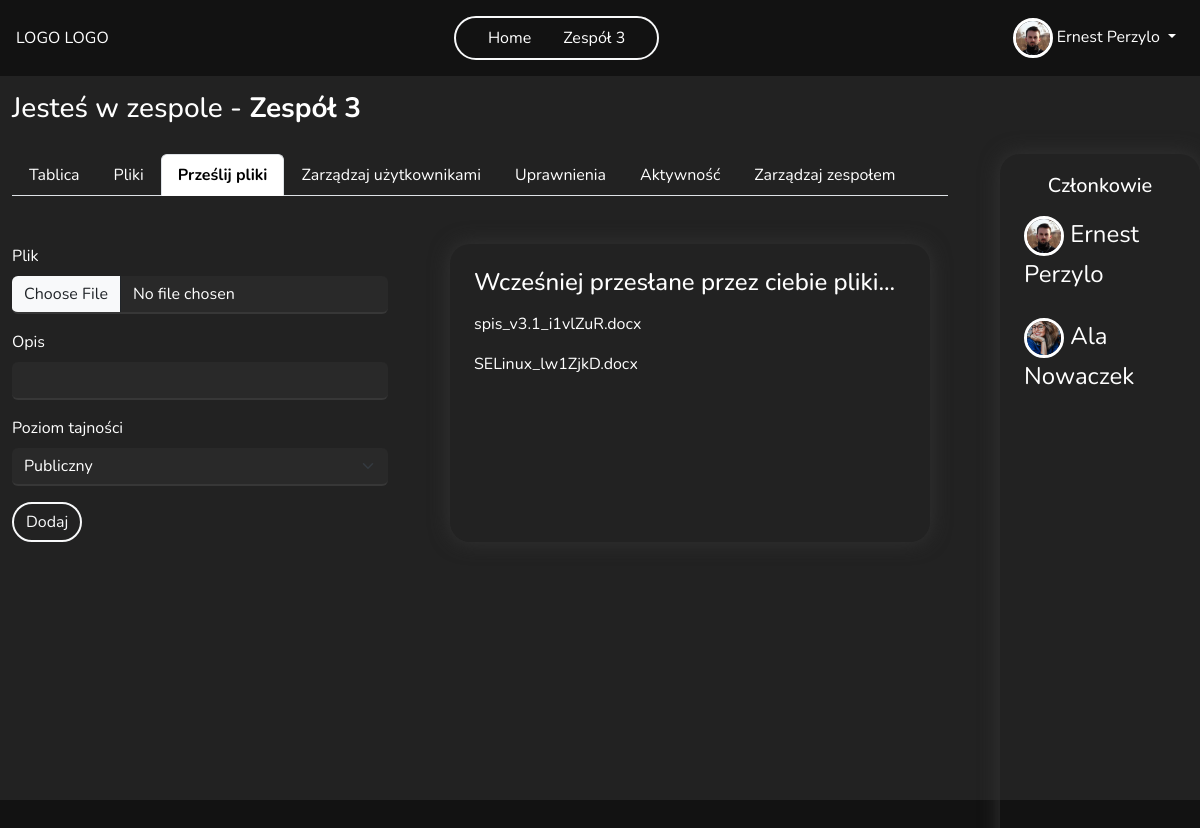
The page /team/5/add_file (signed in) on the database as committed earlier.
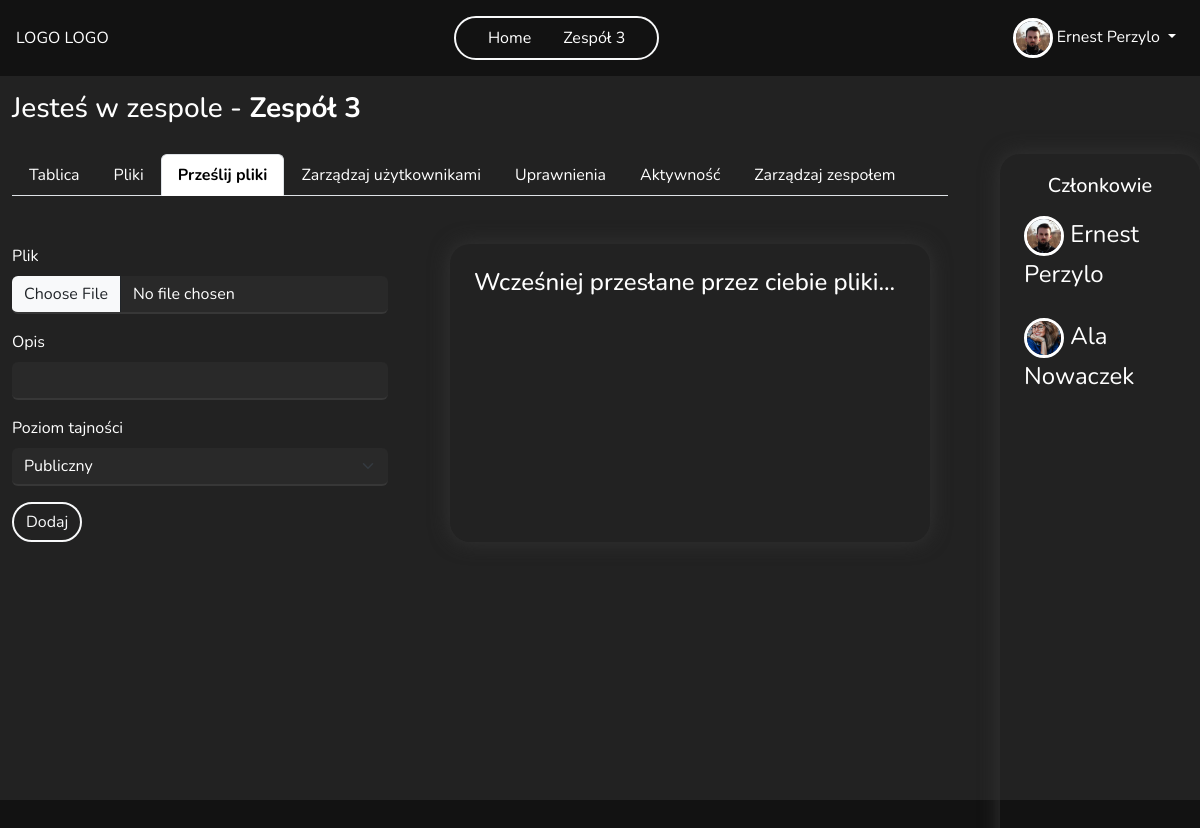
The same page on the database as committed later.
### main/models.py (models this page shows, shortened)
class Team(models.Model):
    name = models.CharField(max_length=255)
    founder = models.ForeignKey(User, on_delete=models.CASCADE, related_name='team_founder')
    members = models.ManyToManyField(User, through='TeamMembership', related_name='team_member', blank=True)
    key = models.OneToOneField(Key, on_delete=models.SET_NULL, null=True, blank=True, related_name='team_key', unique=True)
    def get_members(self):
        return TeamMembership.objects.filter(team=self)
    class Meta:
        permissions = [
            ("add_new_member", "Can add new team memeber"),
            ("delete_member", "Can delete team memeber"),
            ("manage_perms", "Can manage all permission in team"),
            ("view_logs", "Can see team logs")
        ]

class File(models.Model):
    PRIVACY_CHOICES = [
        ('public', 'Publiczny'),
        ('confidencial', 'Poufny'),
        ('secret', 'Tajny')
    ]
    class Meta:
        permissions = [
            ('download_file', 'Can download file'),
            ('view_confidencial', 'Can view confidencial files'),
            ('edit_confidencial', 'Can edit confidencial files'),
            ('download_confidencial', 'Can download confidencial files'),
            ('view_secret', 'Can view secret files'),
            ('edit_secret', 'Can edit secret files'),
            ('download_secret', 'Can download secret files'),
        ]
    description = models.CharField(max_length=255)
    author = models.ForeignKey(User, on_delete=models.CASCADE)
    team = models.ForeignKey(Team, on_delete=models.CASCADE)
    file = models.FileField(upload_to=upload_to_team_folder, validators=[CustomFileExtensionValidator(['pdf', 'doc', 'docx'])])
    upload_date = models.DateTimeField(default=timezone.now)
    version = models.SmallIntegerField(default=1)
    last_editor = models.ForeignKey(User, on_delete=models.SET_NULL, null=True, blank=True, related_name='last_edited_files')
    privacy_level = models.CharField(max_length=12, choices=PRIVACY_CHOICES, default='public')
    def get_file_name(self):
        return os.path.basename(self.file.name)
    def download(self, request):
        if self.team.key:
            fernet_team = self.get_team_key()
            encrypt_content = self.file.read()
            decrypted_content = fernet_team.decrypt(encrypt_content)
            mime_type, _ = guess_type(self.file.name)
            response = HttpResponse(decrypted_content, content_type=mime_type)
            response['Content-Disposition'] = f'attachment; filename="{os.path.basename(self.file.name)}"'
        return response

class TeamMembership(models.Model):
    user = models.ForeignKey(User, on_delete=models.CASCADE)
    team = models.ForeignKey(Team, on_delete=models.CASCADE)
    groups = models.ManyToManyField(Group)
    def get_fullname_member(self):
        return f'{self.user.get_full_name()}'

class Profile(models.Model):
    user = models.OneToOneField(User, on_delete=models.CASCADE)
    image = models.ImageField(default='default.jpg', upload_to=UniqueFileName('profile_pics'))
    bio = models.TextField(max_length=500, blank=True, null=True)
    country = CountryField(default = 'PL')
    age = models.PositiveSmallIntegerField(blank=True, null=True)
    phone_number = models.CharField(max_length=20, blank=True, null=True)
    website = models.CharField(max_length=255, blank=True, null=True)
    last_password_change = models.DateTimeField(null=True, blank=True, default=timezone.now)

### main/views.py (the view)
# urls.py: path('team/<int:id>/add_file', views.team_add_file, name='team_add_file'),
@login_required
def team_add_file(request, id):
    team, members = get_team_and_members(id)
    user = request.user
    user_files = File.objects.filter(team=team, author=user)
    if request.user.is_authenticated:
        user = request.user
        user_permissions = get_user_perms(user, team)
    if request.method == 'POST':
        form = AddFileForm(request.POST or None, request.FILES or None)
        if form.is_valid():
            file = form.save(commit=False)
            file.team = team
            file.author = user
            file.save()
            TeamActivityLog.objects.create(user = user, action = f'Dodano plik - {file.get_file_name()} - {file.privacy_level}', team=team)
            return redirect('team_files', id=team.id)
    else:
        form = AddFileForm()
    context = {'team':team, 'form':form, 'user_files':user_files, 'members': members, 'user':user, 'user_permissions':user_permissions}
    return render(request, 'teams/team_add_file.html', context=context)

### main/forms.py
class AddFileForm(ModelForm):
    class Meta:
        model = File
        fields = ['file', 'description', 'privacy_level']
    def __init__(self, *args, **kwargs):
        super().__init__(*args, **kwargs)
        self.fields['file'].label = 'Plik'
        self.fields['description'].label = 'Opis'
        self.fields['privacy_level'].label = 'Poziom tajności'

### main/context_processors.py (called while the page is built)
def user_teams(request):
    if request.user.is_authenticated:
        user_teams = Team.objects.filter(members = request.user)
    else:
        user_teams = None
    return {'user_teams':user_teams}

### main/permission_tools.py (called while the page is built)
def get_user_perms(user, team):
    team_membership = TeamMembership.objects.filter(user=user, team=team).first()
    user_permissions = []
    if team_membership:
        group = team_membership.groups.first()
        if group:
            user_permissions += list(group.permissions.values_list('codename', flat=True))
    return user_permissions

### main/views.py (called while the page is built)
def get_team_and_members(id):
    team = get_object_or_404(Team, pk=id)
    members = team.get_members()
    return team, members

### main/templates/teams/team_add_file.html (shortened to what this page needs)
{% extends "teams/team_board.html" %}
{% load crispy_forms_tags %}
{% block navbar %}
    {% include 'main/navbar.html' %}
{% endblock navbar %}
{% block team-content %}
<div class="row mt-5">
    <div class="col-5">
        <form method="POST" enctype="multipart/form-data">
            {{form|crispy}}
            <button type="submit" class="btn btn-outline-light border-2 rounded-pill">Dodaj</button>
        </form>
    </div>
    <div class="col-6 p-4 my-shadow">
        <h4 class="mb-3">Wcześniej przesłane przez ciebie pliki...</h4>
        <div class="row">
            {% for file in user_files %}
              <p>{{file.get_file_name}}</p>
            {% endfor %}
        </div>
    </div>
</div>
{% endblock %}

### main/templates/teams/team_board.html (shortened to what this page needs)
{% extends "main/base.html" %}
{% load crispy_forms_tags %}
{% block content %}
<div class="container-fluid team-container ">
  <h3 class="mt-3">Jesteś w zespole - <strong>{{team.name}}</strong> </h3>
    <div class="row ">
        <div class="col-10 team-col">
            <ul class="nav nav-tabs">
                <li class="nav-item">
                  <a class="nav-link" aria-current="page" href="{% url 'team_board' team.id %}">Tablica</a>
                </li>
                <li class="nav-item">
                  <a class="nav-link" href="{% url 'team_files' team.id %}">Pliki</a>
                </li>
                <li class="nav-item">
                  <a class="nav-link" href="{% url 'team_add_file' team.id %}">Prześlij pliki</a>
                </li>
                {% if 'delete_member' in user_permissions and 'add_new_member' in user_permissions %}
                  <li class="nav-item">
                    <a class="nav-link" href="{% url 'team_members' team.id %}">Zarządzaj użytkownikami</a>
                  </li>
                {% endif %}
                {% if 'manage_perms' in user_permissions %}
                  <li class="nav-item">
                    <a class="nav-link" href="{% url 'team_permission' team.id %}">Uprawnienia</a>
                  </li>
                {% endif %}
                {% if  'view_logs' in user_permissions %}
                <li class="nav-item">
                  <a class="nav-link" href="{% url 'team_logs' team.id %}">Aktywność</a>
                </li>
                {% endif %}
                {% if 'change_team' in user_permissions %}
                  <li class="nav-item">
                    <a class="nav-link" href="{% url 'team_manage' team.id %}">Zarządzaj zespołem</a>
                  </li>
                {% endif %}
              </ul>
            <div class="team-content">
              {% block team-content %}{% endblock team-content %}
            </div>
        </div>
        <div class="col-2 members-col" >
            <h5 class="text-center ">Członkowie</h5>
          {% for member in members %}
            <div class="row d-flex align-items-center ">
                <div class="member-name d-flex justify-content-between ">
                    <div>
                      <img src="{{ member.user.profile.image.url }}" class="rounded-circle img-profile">
                      {{member.get_fullname_member}}
                    </div>
                </div>
            </div>
          {% endfor %}
        </div>
    </div>
</div>
{% endblock content %}

### main/templates/main/navbar.html (shortened to what this page needs)
<nav class="navbar navbar-expand-lg my-nav text-light justify-content-center position-relative p-3 z-3">
  <div class="d-flex justify-content-between w-100 align-items-center">
    <a class=" nav-link" href="/">LOGO LOGO</a>
    <ul class="navbar-nav mb-2 mb-lg-0 justify-content-center border border-2 border-light rounded-pill px-4 gap-3 ">
      <li class="nav-item">
        <a class="nav-link active" aria-current="page" href="{% url 'home' %}">Home</a>
      </li>
      {% if user_teams %}
        {% for team in user_teams %}
          <li class="nav-item">
            <a class="nav-link" href="{% url 'team_board' team.id %}">{{ team.name }}</a>
          </li>
        {% endfor %}
      {% endif %}
    </ul>
    <div class="navbar-nav ">
      {% if user.is_authenticated %}
          <div class="nav-item dropdown ml-auto">
            <a class="nav-link dropdown-toggle" href="#" role="button" data-bs-toggle="dropdown" aria-expanded="true">
              <img src="{{ user.profile.image.url }}" class="rounded-circle img-profile">
              {{ user.get_full_name }}
            </a>
          </div>
      {% else %}
      <a
        class="nav-link border border-2 border-light rounded-pill d-flex justify-content-center align-items-center gap-3 position-relative login-icon"
        href="{% url 'my-login' %}">Login<i class="fa-solid fa-user border border-2 border-light rounded-circle position-absolute button-icon"></i></a>
      {% endif %}
    </div>
  </div>
</nav>

Rows that differ between the two databases and show on the page:
removed File: get_file_name "spis_v3.1_i1vlZuR.docx"
removed File: get_file_name "SELinux_lw1ZjkD.docx"
